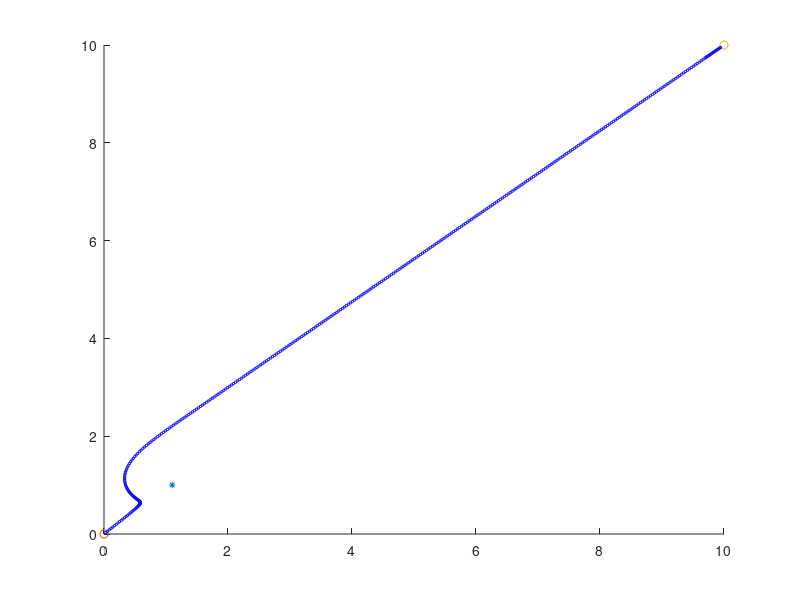

Reproduce this figure in MATLAB.
%add radius to everything
%add sveral obstacle and goals
%implement ODE
clc;
clear all;
close all;
tstep = 0.05; %time step
v = 5;
x = 0;
y = 0;
z = 0;
d = 0.5; %distance to change from conic to parabolic well
qgoal= [10,10,10]; %in earth frame
qp = [x,y,z]; %should import form modell, current position
rhogoal = norm(qp-qgoal); %distance to goal
xi = 1; %scale factor for attractive potential
eta = 0.5; %scale factor for repulsive potential
p0 = 2; %radius of sphere of influense for repulsive potential
objpos =[1.1,1,1]; %obstacleposition
scatter(objpos(1),objpos(2),20,'*r')
hold on
scatter(qp(1),qp(2))
hold on
scatter(qgoal(1),qgoal(2))
Fdir = [0,0,0];
v0 = 0
while rhogoal > 0.1
    rhogoal = norm(qp-qgoal);
    gradrhogoal = (qp-qgoal)/rhogoal; %gradient of rhogoal
    if rhogoal > d
        Uatt = (1/2*xi)*rhogoal.^2; %attractive potential if we are far from goal
        Fatt = -xi*(qp-qgoal)/rhogoal;
    else
        Uatt =  d*xi*rhogoal; %attractive potential if we are close to goal.
        Fatt = -d*xi*(qp-qgoal)/rhogoal;
    end
    rhoq = norm(qp-objpos);%distance to obstacles
    if rhoq < p0 %try 1/rho, rho = dist^2
       Urep = 1/2*eta*(1/rhoq-1/p0)^2;
       Frep =  eta*(1/rhoq-1/p0)*(1/rhoq^2)*((qp-objpos)/norm(qp-objpos));%hmm this one?
    else 
        Urep = 0;
        Frep = 0;
    end
    U = Uatt+Urep;
    F = Fatt+Frep;
    %Fdir = [Fdir; F/norm(F)];
    vvec = F.*tstep + v0;
    qp = F*tstep + qp;
    scatter(qp(1),qp(2),3,'b')
    hold on
    rhogoal = norm(qp-qgoal) %distance to goal
    v0 = norm(vvec);
end